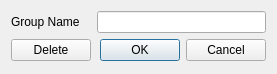
<?xml version="1.0" encoding="UTF-8"?>
<ui version="4.0">
 <class>edit_gp_dialog</class>
 <widget class="QDialog" name="edit_gp_dialog">
  <property name="geometry">
   <rect>
    <x>0</x>
    <y>0</y>
    <width>277</width>
    <height>74</height>
   </rect>
  </property>
  <property name="windowTitle">
   <string>Edit User Group</string>
  </property>
  <layout class="QGridLayout" name="gridLayout">
   <item row="0" column="1">
    <widget class="QLineEdit" name="group_edit"/>
   </item>
   <item row="0" column="0">
    <widget class="QLabel" name="label">
     <property name="text">
      <string>Group Name</string>
     </property>
    </widget>
   </item>
   <item row="1" column="0">
    <widget class="QPushButton" name="delete_btn">
     <property name="text">
      <string>Delete</string>
     </property>
    </widget>
   </item>
   <item row="1" column="1">
    <widget class="QDialogButtonBox" name="button_box">
     <property name="orientation">
      <enum>Qt::Horizontal</enum>
     </property>
     <property name="standardButtons">
      <set>QDialogButtonBox::Cancel|QDialogButtonBox::Ok</set>
     </property>
    </widget>
   </item>
  </layout>
 </widget>
 <resources/>
 <connections>
  <connection>
   <sender>button_box</sender>
   <signal>accepted()</signal>
   <receiver>edit_gp_dialog</receiver>
   <slot>accept()</slot>
   <hints>
    <hint type="sourcelabel">
     <x>248</x>
     <y>254</y>
    </hint>
    <hint type="destinationlabel">
     <x>157</x>
     <y>274</y>
    </hint>
   </hints>
  </connection>
  <connection>
   <sender>button_box</sender>
   <signal>rejected()</signal>
   <receiver>edit_gp_dialog</receiver>
   <slot>reject()</slot>
   <hints>
    <hint type="sourcelabel">
     <x>316</x>
     <y>260</y>
    </hint>
    <hint type="destinationlabel">
     <x>286</x>
     <y>274</y>
    </hint>
   </hints>
  </connection>
 </connections>
</ui>
